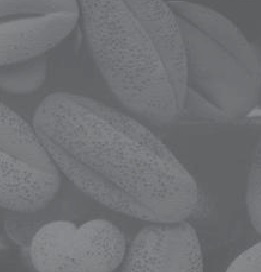
%> input picture e.jpg, 261 x 272 px
$ octave FAImageEnhancer.m   (GNU Octave 9; MATLAB toolbox functions it lacks are replaced by stand-ins)
%> lines starting %> are read from the running program, lines starting %| are printed output that depends on the picture
### ClusterCost.m
function [z, out] = ClusterCost(m, X)
% Calculate Distance Matrix
d = pdist2(X, m);
% Assign Clusters and Find Closest Distances
[dmin, ind] = min(d, [], 2);
% Sum of Within-Cluster Distance
WCD = sum(dmin);
z=WCD;
out.d=d;
out.dmin=dmin;
out.ind=ind;
out.WCD=WCD;
end

### FAImageEnhancer.m
%% Firefly Algorithm (FA) Image Contrast Enhancment by Clustering
clear;
clc;
close all;
warning('off');
% Loading
img=imread('e.jpg');
%> img is the input picture: size 272x261x3 uint8; mean R, G, B 111.9, 112.9, 116.2
img=im2double(img);
%> img: size 272x261x3 double
gray=rgb2gray(img);
% Reshaping image to vector
X=gray(:);

%% Starting FA Clustering
k = 6;
CostFunction=@(m) ClusterCost(m, X);     % Cost Function
VarSize=[k size(X,2)];           % Decision Variables Matrix Size
%> VarSize = [6 1]
nVar=prod(VarSize);              % Number of Decision Variables
%> nVar = 6
VarMin= repmat(min(X),k,1);      % Lower Bound of Variables
%> VarMin = [0.353; 0.353; 0.353; 0.353; 0.353; 0.353]
VarMax= repmat(max(X),k,1);      % Upper Bound of Variables
%> VarMax = [0.557; 0.557; 0.557; 0.557; 0.557; 0.557]

% Firefly Algorithm Parameters
MaxIt = 50;         % Maximum Number of Iterations
nPop = 5;            % Number of Fireflies (Swarm Size)
gamma = 1;            % Light Absorption Coefficient
beta0 = 2;            % Attraction Coefficient Base Value
alpha = 0.2;          % Mutation Coefficient
alpha_damp = 0.98;    % Mutation Coefficient Damping Ratio
delta = 0.05*(VarMax-VarMin);     % Uniform Mutation Range
%> delta = [0.0102; 0.0102; 0.0102; 0.0102; 0.0102; 0.0102]
m = 2;
if isscalar(VarMin) && isscalar(VarMax)
dmax = (VarMax-VarMin)*sqrt(nVar);
else
dmax = norm(VarMax-VarMin);
%> dmax = 0.502
end

% Start
% Empty Firefly Structure
firefly.Position = [];
firefly.Cost = [];
firefly.Out = [];
% Initialize Population Array
pop = repmat(firefly, nPop, 1);
% Initialize Best Solution Ever Found
BestSol.Cost = inf;
% Create Initial Fireflies
for i = 1:nPop
pop(i).Position = unifrnd(VarMin, VarMax, VarSize);
[pop(i).Cost, pop(i).Out] = CostFunction(pop(i).Position);
if pop(i).Cost <= BestSol.Cost
BestSol = pop(i);
end
end
%> this loop made 5 passes
%> BestSol on pass 1: {Position [0.526 0.508 0.439 0.406 0.457 0.436], Cost 712.4}
%> after the loop, pop = 5 items; Cost: 712.4, 805.2, 1016.9, 1391.9, 913.8
% Array to Hold Best Cost Values
BestCost = zeros(MaxIt, 1);

%% Firefly Algorithm Main Loop
for it = 1:MaxIt
newpop = repmat(firefly, nPop, 1);
for i = 1:nPop
newpop(i).Cost = inf;
for j = 1:nPop
if pop(j).Cost < pop(i).Cost
rij = norm(pop(i).Position-pop(j).Position)/dmax;
beta = beta0.*exp(-gamma.*rij^m);
e = delta.*unifrnd(-1, +1, VarSize);
%e = delta*randn(VarSize);
newsol.Position = pop(i).Position ...
+ beta.*rand(VarSize).*(pop(j).Position-pop(i).Position) ...
+ alpha.*e;
newsol.Position = max(newsol.Position, VarMin);
newsol.Position = min(newsol.Position, VarMax);
[newsol.Cost newsol.Out] = CostFunction(newsol.Position);
if newsol.Cost <= newpop(i).Cost
newpop(i) = newsol;
if newpop(i).Cost <= BestSol.Cost
BestSol = newpop(i);
end
end
end
end
end
% Merge
pop = [pop
newpop];
% Sort
[~, SortOrder] = sort([pop.Cost]);
pop = pop(SortOrder);
% Truncate
pop = pop(1:nPop);
% Store Best Cost Ever Found
BestCost(it) = BestSol.Cost;
disp(['Iteration ' num2str(it) ': Best Cost = ' num2str(BestCost(it))]);
% Damp Mutation Coefficient
alpha = alpha*alpha_damp;
end
%> this loop made 50 passes
%> SortOrder on passes 1 to 12: [8 10 1 7 2 9 5 3 4 6], [8 10 1 2 3 4 9 5 7 6], [9 1 2 3 4 5 10 7 8 6], [9 7 10 8 1 2 3 4 5 6], [8 1 9 2 10 3 4 5 7 6], [1 9 2 3 7 4 10 5 8 6], [9 10 1 2 3 8 4 5 7 6], [8 1 7 2 9 3 4 5 10 6], [7 1 2 8 3 9 10 4 5 6], [10 8 9 1 7 2 3 4 5 6], [8 7 1 9 2 3 4 5 10 6], [7 1 2 3 10 8 9 4 5 6]
%| Iteration 1: Best Cost = 674.4397
%| Iteration 2: Best Cost = 644.2336
%| Iteration 3: Best Cost = 586.446
%| Iteration 4: Best Cost = 529.177
%| Iteration 5: Best Cost = 512.0283
%| Iteration 6: Best Cost = 512.0283
%| Iteration 7: Best Cost = 474.3855
%| Iteration 8: Best Cost = 470.7286
%> (further printed lines are left out)
%> after the loop, BestCost = 50 values, max 674.4 at index 1, min 445.5 at index 50, mean 467.1; BestSol = {Position [0.463 0.392 0.422 0.444 0.518 0.483], Cost 445.5}; alpha = 0.0728; beta = 2; e = [-0.000557; -0.00856; -0.000718; 0.00447; -0.00563; -0.00762]; newpop = 5 items; Cost: Inf, 448.3, 453.5, 445.5, 448; newsol = {Position [0.464 0.392 0.424 0.443 0.52 0.483], Cost 449.5}; newsol.Cost = 449.5; newsol.Out = {WCD 449.5}; newsol.Position = [0.464; 0.392; 0.424; 0.443; 0.52; 0.483]; pop = 5 items; Cost: 445.5, 446.5, 447.4, 447.6, 447.7; rij = 0.00262
%% Itr
figure;
plot(BestCost,'k', 'LineWidth', 2);
xlabel('ITR');
ylabel('Cost Value');
ax = gca;
ax.FontSize = 14;
ax.FontWeight='bold';
set(gca,'Color','c')
grid on;
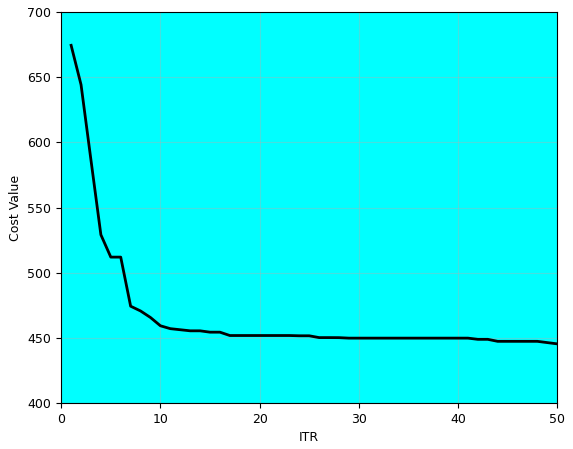
%> figure redrawn from the program's plot data; curve peaks at x = 1, y = 674.4
figure;
Thresh=sort(BestSol.Position);
%> Thresh = [0.392; 0.422; 0.444; 0.463; 0.483; 0.518]
Adj = imadjust(img,[Thresh(1) Thresh(2) Thresh(3); Thresh(4) Thresh(5) Thresh(6)]);
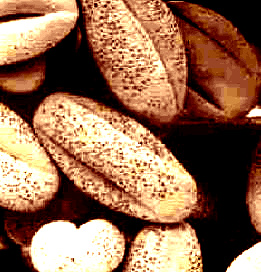
%> Adj: size 272x261x3 double; mean R, G, B 0.579, 0.42, 0.313
subplot(1,2,1);
imshow(img); title('Original');
subplot(1,2,2)
imshow(Adj,[]);title('Enhanced');
